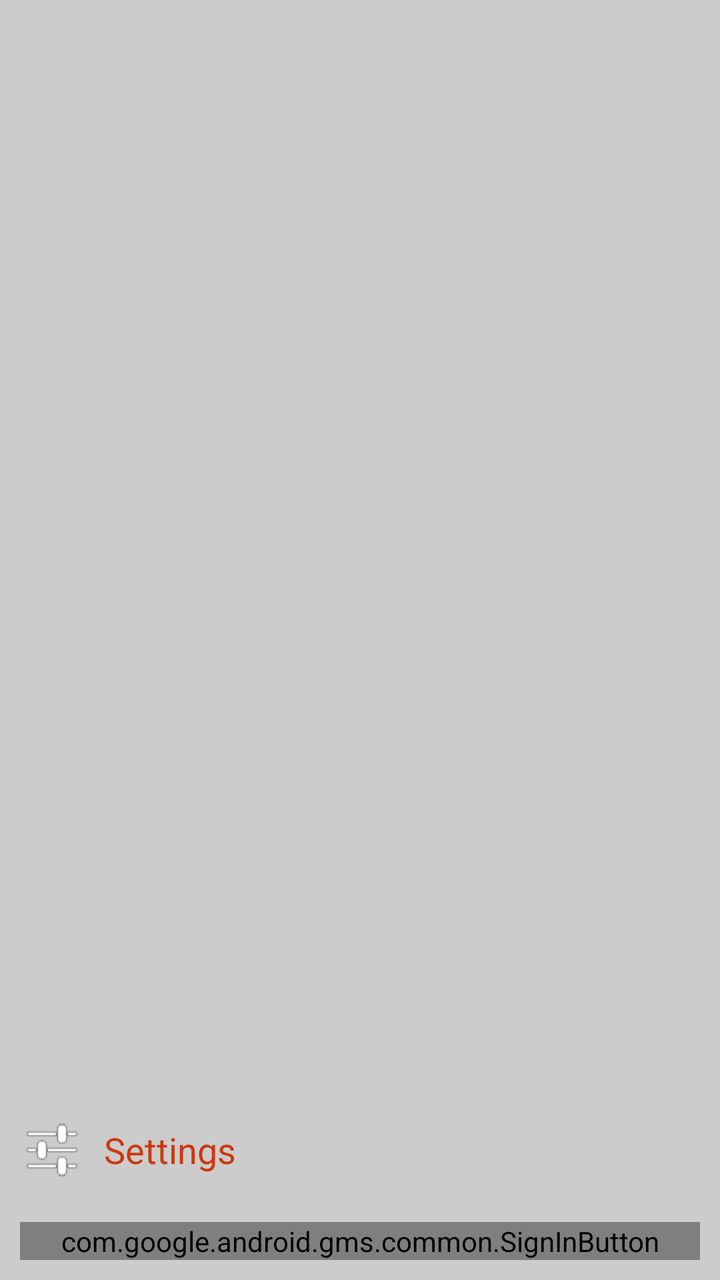
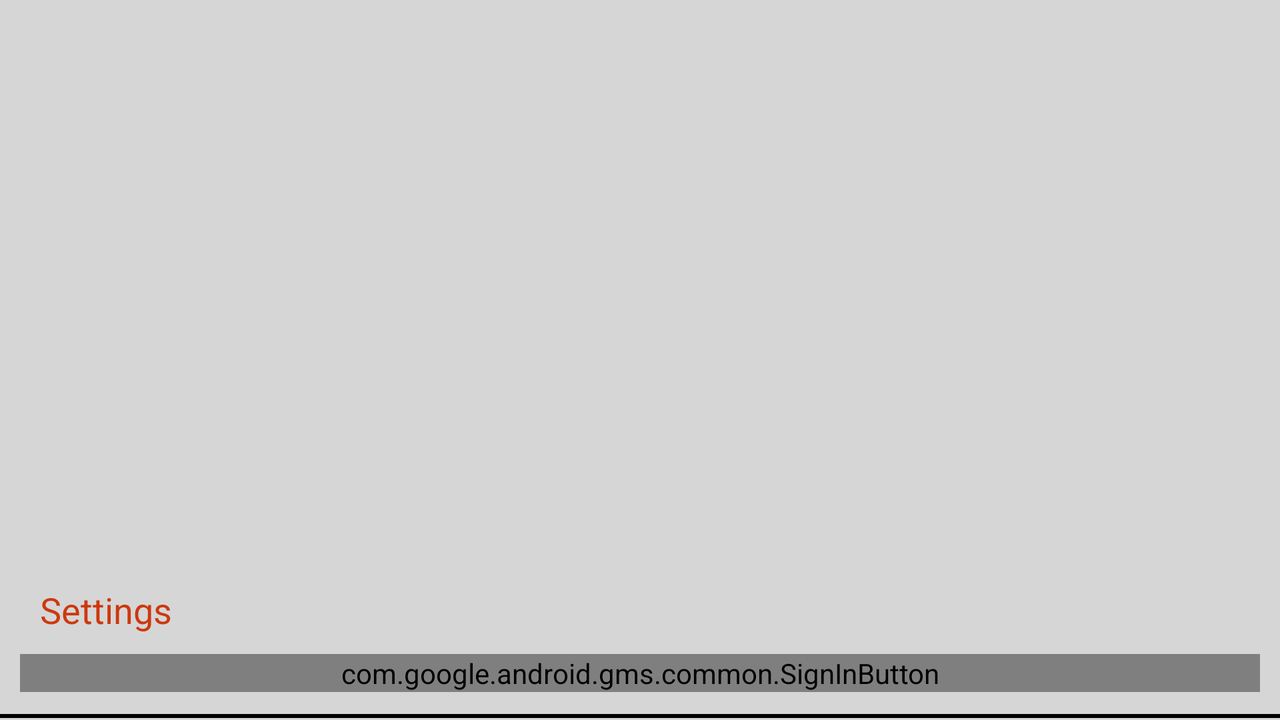

An Android layout and its configuration variant, each rendered on a device that would load it. The default file and the variant file are quoted in full after the pictures.
<!-- AndroidManifest.xml: application theme AppTheme -->
<!-- res/layout/fragment_navigation_drawer.xml -->
<RelativeLayout xmlns:android="http://schemas.android.com/apk/res/android"
    xmlns:tools="http://schemas.android.com/tools"
    android:id="@+id/relative_layout"
    android:layout_width="match_parent"
    android:layout_height="match_parent"
    android:background="#cccccc"
    tools:context="lbs.erasmus.touristanbul.NavigationDrawerFragment">

    <ListView
        android:id="@+id/list_layout"
        android:layout_width="match_parent"
        android:layout_height="match_parent"
        android:choiceMode="singleChoice"
        android:divider="@android:color/white"
        android:dividerHeight="1dp"
        android:layout_above="@+id/linear_layout"/>

    <LinearLayout
        android:id="@+id/linear_layout"
        android:layout_width="match_parent"
        android:layout_height="wrap_content"
        android:layout_alignParentBottom="true"
        android:orientation="vertical"
        android:descendantFocusability="blocksDescendants">

        <LinearLayout
            android:orientation="horizontal"
            android:layout_width="fill_parent"
            android:layout_height="fill_parent"
            android:gravity="center_vertical"
            android:paddingBottom="10sp">

            <ImageView
                android:id="@+id/action_settings_image"
                android:layout_width="wrap_content"
                android:layout_height="wrap_content"
                android:src="@drawable/ic_menu_settings"
                android:layout_marginRight="10dp"
                android:layout_marginLeft="10dp"
                android:contentDescription="@string/content_description" />

            <TextView
                android:layout_width="match_parent"
                android:layout_height="wrap_content"
                android:textAppearance="?android:attr/textAppearanceMedium"
                android:text="@string/title_settings"
                android:id="@+id/action_settings_text"
                android:textColor="@color/turkish_design" />

        </LinearLayout>

        <com.google.android.gms.common.SignInButton
            android:id="@+id/btn_sign_in"
            android:layout_width="fill_parent"
            android:layout_height="wrap_content"
            android:layout_margin="10dp" />

        <ImageView
            android:layout_width="fill_parent"
            android:layout_height="75sp"
            android:id="@+id/user_profile_photo"
            android:visibility="gone"
            android:padding="@dimen/android_spaces"
            android:contentDescription="@string/content_description"
            android:layout_gravity="center"
            android:background="@drawable/background_profile_image"/>

        <TextView
            android:layout_width="fill_parent"
            android:layout_height="wrap_content"
            android:textAppearance="?android:attr/textAppearanceMedium"
            android:text="Medium Text"
            android:id="@+id/user_profile_name"
            android:background="#424242"
            android:paddingBottom="@dimen/activity_horizontal_margin"
            android:textColor="@android:color/white"
            android:visibility="gone"
            android:gravity="center" />

    </LinearLayout>

</RelativeLayout>
<!-- resources referenced by this layout -->
<resources>
  <color name="turkish_design">#cd380e</color>
  <dimen name="activity_horizontal_margin">16dp</dimen>
  <dimen name="android_spaces">8dp</dimen>
  <!-- drawable background_profile_image: png bitmap (drawable, 82 bytes) -->
  <!-- drawable ic_menu_settings: png bitmap (drawable-hdpi, 4042 bytes) -->
  <string name="content_description">Description</string>
  <string name="title_settings">Settings</string>
  <style name="AppTheme" parent="android:Theme.Holo.Light.DarkActionBar">
          
          <item name="android:actionBarStyle">@style/Widget.ActionBar</item>
      </style>
  <style name="Widget.ActionBar" parent="@android:style/Widget.Holo.Light.ActionBar.Solid.Inverse" />
</resources>
<!-- res/layout-land/fragment_navigation_drawer.xml (the repository's variant of the layout above) -->
<!-- drawn on the phone turned sideways -->
<RelativeLayout
    xmlns:android="http://schemas.android.com/apk/res/android"
    xmlns:tools="http://schemas.android.com/tools"
    android:id="@+id/relative_layout"
    android:layout_width="match_parent"
    android:layout_height="match_parent"
    android:background="#cccc"
    tools:context="lbs.erasmus.touristanbul.NavigationDrawerFragment">

    <ListView
        android:id="@+id/list_layout"
        android:layout_width="match_parent"
        android:layout_height="match_parent"
        android:choiceMode="singleChoice"
        android:divider="@android:color/transparent"
        android:dividerHeight="0dp"
        android:layout_above="@+id/linear_layout"/>

    <LinearLayout
        android:id="@+id/linear_layout"
        android:layout_width="match_parent"
        android:layout_height="wrap_content"
        android:layout_alignParentBottom="true"
        android:orientation="vertical">

        <LinearLayout
            android:orientation="horizontal"
            android:layout_width="fill_parent"
            android:layout_height="fill_parent"
            android:gravity="center_vertical">

            <ImageView
                android:id="@+id/action_settings_image"
                android:layout_width="wrap_content"
                android:layout_height="wrap_content"
                android:src="@drawable/perm_group_system_tools"
                android:layout_marginRight="10dp"
                android:layout_marginLeft="10dp" />

            <TextView
                android:layout_width="wrap_content"
                android:layout_height="wrap_content"
                android:textAppearance="?android:attr/textAppearanceMedium"
                android:text="@string/title_settings"
                android:id="@+id/action_settings_text"
                android:textColor="@color/turkish_design" />

        </LinearLayout>

        <com.google.android.gms.common.SignInButton
            android:id="@+id/btn_sign_in"
            android:layout_width="fill_parent"
            android:layout_height="wrap_content"
            android:layout_margin="10dp" />

        <LinearLayout
            android:orientation="horizontal"
            android:layout_width="fill_parent"
            android:layout_height="wrap_content"
            android:background="@drawable/background_profile_image"
            android:gravity="bottom">

            <ImageView
                android:layout_width="70sp"
                android:layout_height="70sp"
                android:id="@+id/user_profile_photo"
                android:visibility="gone"
                android:paddingLeft="@dimen/android_spaces"
                android:paddingTop="@dimen/android_spaces"
                android:paddingRight="@dimen/android_spaces" />

            <TextView
                android:layout_width="fill_parent"
                android:layout_height="wrap_content"
                android:id="@+id/user_profile_name"
                android:layout_gravity="bottom"
                android:textAppearance="?android:attr/textAppearanceMedium"
                android:textColor="@android:color/white"
                android:visibility="gone"
                android:paddingBottom="@dimen/android_spaces"/>

        </LinearLayout>

    </LinearLayout>

</RelativeLayout>
<!-- resources referenced by the variant -->
<!-- as the phone turned sideways resolves them -->
<resources>
  <color name="turkish_design">#cd380e</color>
  <dimen name="android_spaces">8dp</dimen>
  <!-- drawable background_profile_image: png bitmap (drawable, 82 bytes) -->
  <string name="title_settings">Settings</string>
  <style name="AppTheme" parent="android:Theme.Holo.Light.DarkActionBar">
          
          <item name="android:actionBarStyle">@style/Widget.ActionBar</item>
      </style>
  <style name="Widget.ActionBar" parent="@android:style/Widget.Holo.Light.ActionBar.Solid.Inverse" />
</resources>
